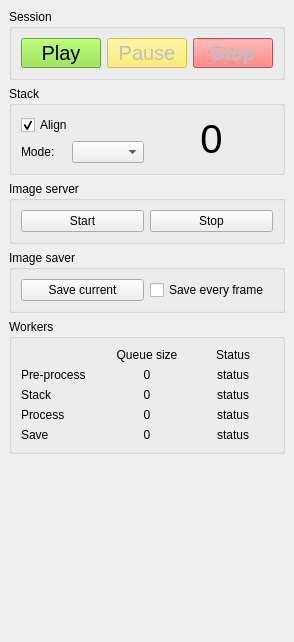
  <widget class="QDockWidget" name="session_dock">
   <property name="allowedAreas">
    <set>Qt::LeftDockWidgetArea|Qt::RightDockWidgetArea</set>
   </property>
   <property name="windowTitle">
    <string>Main controls</string>
   </property>
   <attribute name="dockWidgetArea">
    <number>1</number>
   </attribute>
   <widget class="QWidget" name="dockWidgetContents">
    <layout class="QVBoxLayout" name="verticalLayout_13">
     <item>
      <widget class="QGroupBox" name="groupBox">
       <property name="title">
        <string>Session</string>
       </property>
       <layout class="QVBoxLayout" name="verticalLayout">
        <item>
         <layout class="QHBoxLayout" name="horizontalLayout">
          <item>
           <widget class="QPushButton" name="pbPlay">
            <property name="maximumSize">
             <size>
              <width>16777215</width>
              <height>30</height>
             </size>
            </property>
            <property name="font">
             <font>
              <pointsize>15</pointsize>
             </font>
            </property>
            <property name="toolTip">
             <string>Start / Resume session</string>
            </property>
            <property name="statusTip">
             <string>Start / Resume session</string>
            </property>
            <property name="styleSheet">
             <string notr="true">background-color: rgb(138, 226, 52)</string>
            </property>
            <property name="text">
             <string>Play</string>
            </property>
            <property name="shortcut">
             <string>P</string>
            </property>
           </widget>
          </item>
          <item>
           <widget class="QPushButton" name="pbPause">
            <property name="enabled">
             <bool>false</bool>
            </property>
            <property name="maximumSize">
             <size>
              <width>16777215</width>
              <height>30</height>
             </size>
            </property>
            <property name="font">
             <font>
              <pointsize>15</pointsize>
             </font>
            </property>
            <property name="toolTip">
             <string>Pause session</string>
            </property>
            <property name="statusTip">
             <string>Pause session</string>
            </property>
            <property name="styleSheet">
             <string notr="true">background-color: rgb(252, 233, 79)</string>
            </property>
            <property name="text">
             <string>Pause</string>
            </property>
            <property name="shortcut">
             <string>P</string>
            </property>
           </widget>
          </item>
          <item>
           <widget class="QPushButton" name="pbStop">
            <property name="enabled">
             <bool>false</bool>
            </property>
            <property name="maximumSize">
             <size>
              <width>16777215</width>
              <height>30</height>
             </size>
            </property>
            <property name="font">
             <font>
              <pointsize>15</pointsize>
              <weight>75</weight>
              <bold>true</bold>
              <underline>false</underline>
             </font>
            </property>
            <property name="toolTip">
             <string>Stop Session</string>
            </property>
            <property name="statusTip">
             <string>Stop Session</string>
            </property>
            <property name="styleSheet">
             <string notr="true">background-color: rgb(255, 89, 89)</string>
            </property>
            <property name="text">
             <string>Stop</string>
            </property>
            <property name="shortcut">
             <string>X</string>
            </property>
           </widget>
          </item>
         </layout>
        </item>
       </layout>
      </widget>
     </item>
     <item>
      <widget class="QGroupBox" name="groupBox_4">
       <property name="title">
        <string>Stack</string>
       </property>
       <layout class="QHBoxLayout" name="horizontalLayout_2">
        <item>
         <layout class="QVBoxLayout" name="verticalLayout_11">
          <item>
           <widget class="QCheckBox" name="chk_align">
            <property name="maximumSize">
             <size>
              <width>150</width>
              <height>20</height>
             </size>
            </property>
            <property name="layoutDirection">
             <enum>Qt::LeftToRight</enum>
            </property>
            <property name="text">
             <string>Align</string>
            </property>
            <property name="shortcut">
             <string>A</string>
            </property>
            <property name="checked">
             <bool>true</bool>
            </property>
           </widget>
          </item>
          <item>
           <layout class="QHBoxLayout" name="horizontalLayout_11">
            <item>
             <widget class="QLabel" name="label_10">
              <property name="text">
               <string>Mode:</string>
              </property>
             </widget>
            </item>
            <item>
             <widget class="QComboBox" name="cb_stacking_mode">
              <property name="maximumSize">
               <size>
                <width>16777215</width>
                <height>30</height>
               </size>
              </property>
             </widget>
            </item>
           </layout>
          </item>
         </layout>
        </item>
        <item>
         <widget class="QLabel" name="lbl_stack_size">
          <property name="font">
           <font>
            <pointsize>30</pointsize>
            <kerning>true</kerning>
           </font>
          </property>
          <property name="text">
           <string>0</string>
          </property>
          <property name="alignment">
           <set>Qt::AlignCenter</set>
          </property>
         </widget>
        </item>
       </layout>
      </widget>
     </item>
     <item>
      <widget class="QGroupBox" name="groupBox_2">
       <property name="title">
        <string>Image server</string>
       </property>
       <layout class="QHBoxLayout" name="horizontalLayout_16">
        <item>
         <widget class="QPushButton" name="btn_web_start">
          <property name="text">
           <string>Start</string>
          </property>
          <property name="shortcut">
           <string>W</string>
          </property>
         </widget>
        </item>
        <item>
         <widget class="QPushButton" name="btn_web_stop">
          <property name="text">
           <string>Stop</string>
          </property>
          <property name="shortcut">
           <string>W</string>
          </property>
         </widget>
        </item>
       </layout>
      </widget>
     </item>
     <item>
      <widget class="QGroupBox" name="groupBox_3">
       <property name="title">
        <string>Image saver</string>
       </property>
       <layout class="QVBoxLayout" name="verticalLayout_12">
        <item>
         <layout class="QHBoxLayout" name="horizontalLayout_12">
          <item>
           <widget class="QPushButton" name="pbSave">
            <property name="maximumSize">
             <size>
              <width>16777215</width>
              <height>30</height>
             </size>
            </property>
            <property name="text">
             <string>Save current</string>
            </property>
            <property name="shortcut">
             <string>S</string>
            </property>
           </widget>
          </item>
          <item>
           <widget class="QCheckBox" name="chk_save_every_image">
            <property name="maximumSize">
             <size>
              <width>16777215</width>
              <height>20</height>
             </size>
            </property>
            <property name="text">
             <string>Save every frame</string>
            </property>
            <property name="shortcut">
             <string>F</string>
            </property>
           </widget>
          </item>
         </layout>
        </item>
       </layout>
      </widget>
     </item>
     <item>
      <widget class="QGroupBox" name="groupBox_5">
       <property name="title">
        <string>Workers</string>
       </property>
       <layout class="QGridLayout" name="gridLayout">
        <item row="0" column="1">
         <widget class="QLabel" name="label_22">
          <property name="text">
           <string>Queue size</string>
          </property>
          <property name="alignment">
           <set>Qt::AlignCenter</set>
          </property>
         </widget>
        </item>
        <item row="0" column="2">
         <widget class="QLabel" name="label_23">
          <property name="text">
           <string>Status</string>
          </property>
          <property name="alignment">
           <set>Qt::AlignCenter</set>
          </property>
         </widget>
        </item>
        <item row="1" column="0">
         <widget class="QLabel" name="label_17">
          <property name="text">
           <string>Pre-process</string>
          </property>
         </widget>
        </item>
        <item row="1" column="1">
         <widget class="QLabel" name="lbl_pre_process_queue_size">
          <property name="text">
           <string>0</string>
          </property>
          <property name="alignment">
           <set>Qt::AlignCenter</set>
          </property>
         </widget>
        </item>
        <item row="1" column="2">
         <widget class="QLabel" name="lbl_pre_processor_status">
          <property name="text">
           <string>status</string>
          </property>
          <property name="alignment">
           <set>Qt::AlignCenter</set>
          </property>
         </widget>
        </item>
        <item row="2" column="0">
         <widget class="QLabel" name="label_19">
          <property name="text">
           <string>Stack</string>
          </property>
         </widget>
        </item>
        <item row="2" column="1">
         <widget class="QLabel" name="lbl_stack_queue_size">
          <property name="text">
           <string>0</string>
          </property>
          <property name="alignment">
           <set>Qt::AlignCenter</set>
          </property>
         </widget>
        </item>
        <item row="2" column="2">
         <widget class="QLabel" name="lbl_stacker_status">
          <property name="text">
           <string>status</string>
          </property>
          <property name="alignment">
           <set>Qt::AlignCenter</set>
          </property>
         </widget>
        </item>
        <item row="3" column="0">
         <widget class="QLabel" name="label_18">
          <property name="text">
           <string>Process</string>
          </property>
         </widget>
        </item>
        <item row="3" column="1">
         <widget class="QLabel" name="lbl_process_queue_size">
          <property name="text">
           <string>0</string>
          </property>
          <property name="alignment">
           <set>Qt::AlignCenter</set>
          </property>
         </widget>
        </item>
        <item row="3" column="2">
         <widget class="QLabel" name="lbl_post_processor_status">
          <property name="text">
           <string>status</string>
          </property>
          <property name="alignment">
           <set>Qt::AlignCenter</set>
          </property>
         </widget>
        </item>
        <item row="4" column="0">
         <widget class="QLabel" name="label_20">
          <property name="text">
           <string>Save</string>
          </property>
         </widget>
        </item>
        <item row="4" column="1">
         <widget class="QLabel" name="lbl_save_queue_size">
          <property name="text">
           <string>0</string>
          </property>
          <property name="alignment">
           <set>Qt::AlignCenter</set>
          </property>
         </widget>
        </item>
        <item row="4" column="2">
         <widget class="QLabel" name="lbl_saver_status">
          <property name="text">
           <string>status</string>
          </property>
          <property name="alignment">
           <set>Qt::AlignCenter</set>
          </property>
         </widget>
        </item>
       </layout>
      </widget>
     </item>
     <item>
      <spacer name="verticalSpacer">
       <property name="orientation">
        <enum>Qt::Vertical</enum>
       </property>
       <property name="sizeHint" stdset="0">
        <size>
         <width>20</width>
         <height>179</height>
        </size>
       </property>
      </spacer>
     </item>
    </layout>
   </widget>
  </widget>
